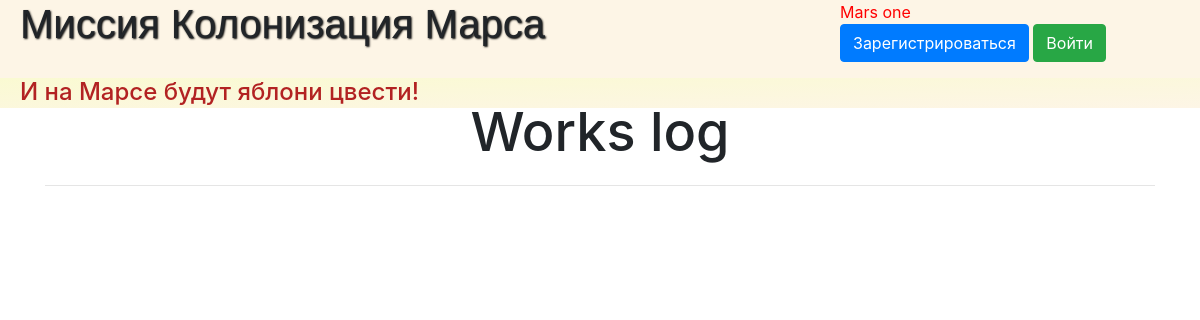
Before: / with the older database file.
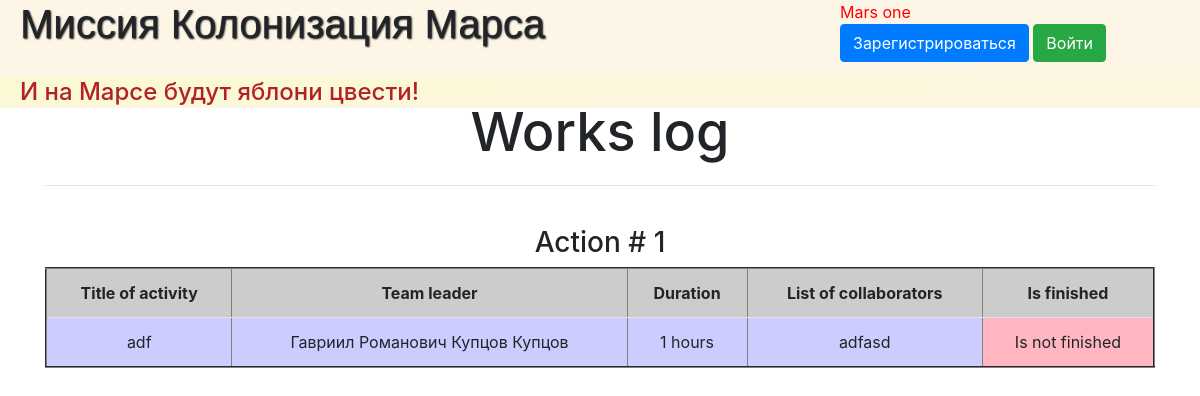
After: the same page with the newer database file.
### data/jobs.py (models this page shows, shortened)
class Jobs(SqlAlchemyBase):
    __tablename__ = 'jobs'
    id = sqlalchemy.Column(sqlalchemy.Integer, primary_key=True, autoincrement=True)
    job = sqlalchemy.Column(sqlalchemy.String, nullable=True)
    work_size = sqlalchemy.Column(sqlalchemy.Integer, nullable=True, default=0)
    collaborators = sqlalchemy.Column(sqlalchemy.String, nullable=True)
    start_date = sqlalchemy.Column(sqlalchemy.DateTime, default=datetime.datetime.now)
    end_date = sqlalchemy.Column(sqlalchemy.DateTime, default=datetime.datetime.now)
    is_finished = sqlalchemy.Column(sqlalchemy.Boolean, default=True)
    team_leader = sqlalchemy.Column(sqlalchemy.Integer, sqlalchemy.ForeignKey("users.id"))
    user = orm.relation('User')

### data/users.py (models this page shows, shortened)
class User(SqlAlchemyBase, UserMixin):
    __tablename__ = 'users'
    id = sqlalchemy.Column(sqlalchemy.Integer, primary_key=True, autoincrement=True)
    surname = sqlalchemy.Column(sqlalchemy.String, nullable=True)
    name = sqlalchemy.Column(sqlalchemy.String, nullable=True)
    age = sqlalchemy.Column(sqlalchemy.Integer, nullable=True)
    position = sqlalchemy.Column(sqlalchemy.String, nullable=True)
    speciality = sqlalchemy.Column(sqlalchemy.String, nullable=True)
    address = sqlalchemy.Column(sqlalchemy.String, nullable=True)
    email = sqlalchemy.Column(sqlalchemy.String, index=True, unique=True, nullable=True)
    hashed_password = sqlalchemy.Column(sqlalchemy.String, nullable=True)
    modifed_date = sqlalchemy.Column(sqlalchemy.DateTime, default=datetime.datetime.now)

### main.py (the view)
@app.route('/')
def jobs():
    session = db_session.create_session()
    jobs = session.query(Jobs).all()
    users = session.query(User).all()
    return render_template('jobs.html', jobs=jobs, users=users, title='Главная')

### data/db_session.py (called while the page is built)
def create_session() -> Session:
    global __factory
    return __factory()

### templates/jobs.html (shortened to what this page needs)
{% extends "base.html" %}
{% block content %}
<link rel="stylesheet" type="text/css" href="{{url_for('static', filename='css/page-style.css')}}">
<div class="cont">
	<h2 align="center" style="font-size: 54px; margin-bottom: 20px;">Works log</h2>
	<hr>
	{% for job in jobs %}
		<h3 align="center" class="cap" style="margin-top: 40px;"> Action # {{ loop.index }} </h3>
		<table class="table" border="2" cellpadding="2px" width="100%">
			<tr class="str1" bgcolor="#CCCCCC">
				<th style="text-align: center;">
					Title of activity
				</th>
				<th style="text-align: center;">
					Team leader
				</th>
				<th style="text-align: center;">
					Duration
				</th>
				<th style="text-align: center;">
					List of collaborators
				</th>
				<th style="text-align: center;">
					Is finished
				</th>
			</tr>
			<tr class="str2" bgcolor="#CCCCFF">
				<td>
					<span> {{ job.job }} </span>
				</td>
				<td>
					<span> {{ users[job.team_leader - 1].name }} {{ users[job.team_leader - 1].surname }} </span>
				</td>
				<td>
					<span> {{ job.work_size }} hours</span>
				</td>
				<td>
					<span> {{ job.collaborators }} </span>
				</td>
				<td bgcolor="#FFB6C1">
					<span>
						{% if job.is_finished == True %}
						Finished
						{% else %}
						Is not finished
						{% endif %}
					</span>
				</td>
			</tr>
		</table>
	{% endfor %}
</div>
{% endblock %}

### templates/base.html (shortened to what this page needs)
<!doctype html>
<html lang="en">
<head>
    <link rel="stylesheet"
          href="https://stackpath.bootstrapcdn.com/bootstrap/4.4.1/css/bootstrap.min.css"
>
    <link rel="stylesheet" type="text/css" href="..\..\static\css\style.css">
</head>
<body>
<header>
 	<div class = "left"><h1>Миссия Колонизация Марса</h1></div>
 	<div class="right">Mars one</div>
 		{% if current_user.is_authenticated %}
    	<a class="navbar-brand" href="/logout">{{ current_user.name }}</a>
	    {% else %}
    <p>
        <a class="btn btn-primary" href="/register">Зарегистрироваться</a>
        <a class="btn btn-success" href="/login">Войти</a>
    </p>
	{% endif %}
 	<h4 class="gimn">И на Марсе будут яблони цвести!</h4>
</header>
<main role="main" class="container">
    {% block content %}{% endblock %}
</main>
</body>
</html>

### static/css/style.css (style rules this page uses)
header { background-color: #fdf5e6; height: 100px; }
h1 { margin-left: 20px; font-family: sans-serif; text-shadow: 1px 1px 2px black; }
.gimn { clear: both; background: linear-gradient(to top left, #fdf5e6, #FAFAD2); padding-left: 20px; height: 30px; color: #B22222; }
.left { float: left; width: 70%; }
.right { float: right; width: 30%; color: red; }

### static/css/page-style.css (style rules this page uses)
td { text-align: center; }

Changed rows visible on the page:
added Jobs: job "adf", team_leader.name "Гавриил Романович Купцов", team_leader.surname "Купцов", work_size "1", collaborators "adfasd", is_finished "Is not finished"
